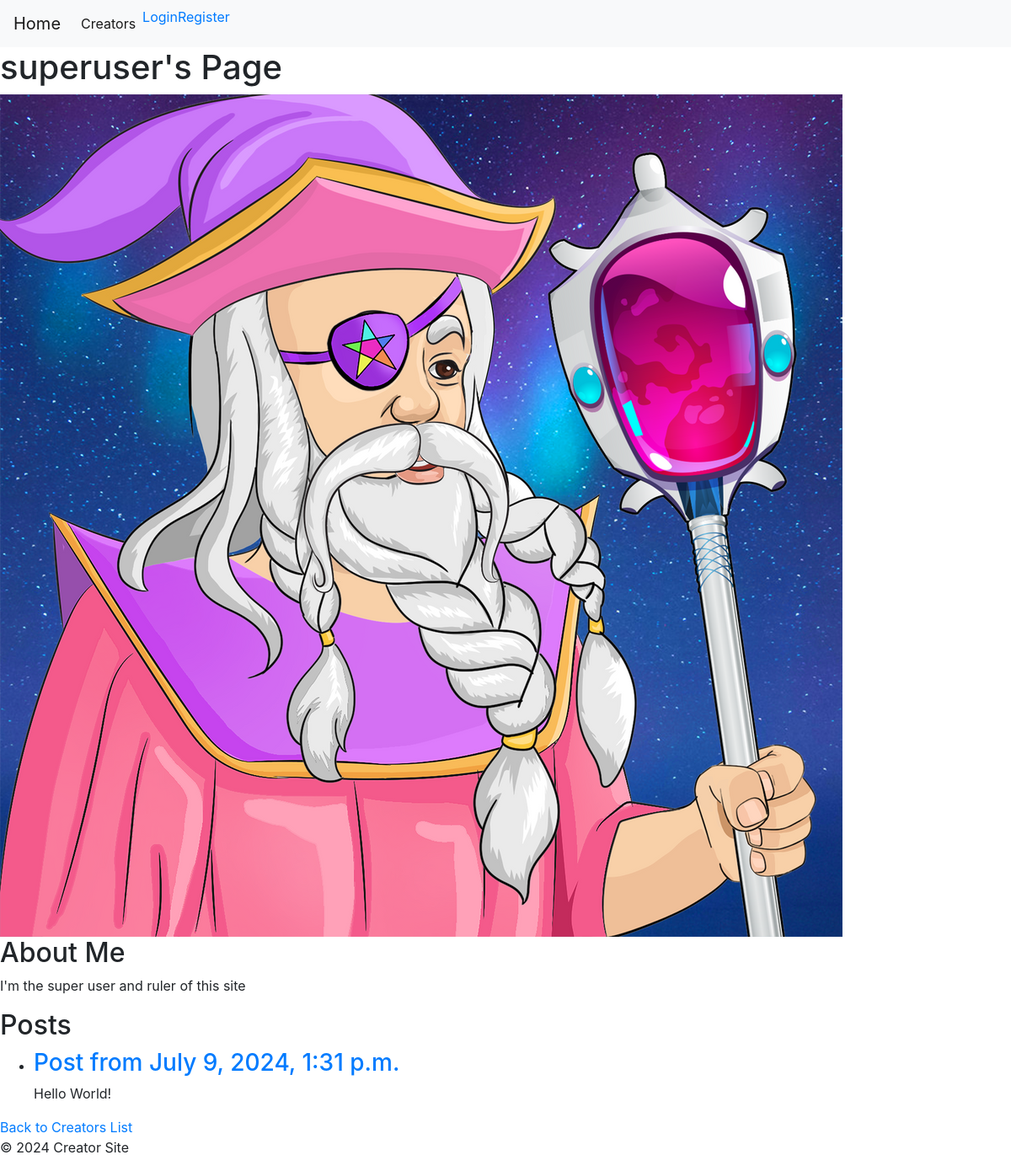
/creator/superuser/, run on the app's committed database.
### creators/models.py (models this page shows, shortened)
class Creator(models.Model):
    CREATOR_TYPES = [
        ('PHOTOGRAPHER', 'Photographer'),
        ('GAME_DEVELOPER', 'Game Developer'),
        ('CONTENT_CREATOR', 'Content Creator'),
        ('ARTIST', 'Artist'),
        ('VOICE_ACTOR', 'Voice Actor'),
        ('OTHER', 'Other'),
    ]
    STATUS_CHOICES = [
        ('PENDING', 'Pending'),
        ('APPROVED', 'Approved'),
        ('REJECTED', 'Rejected'),
    ]
    user = models.OneToOneField(User, on_delete=models.CASCADE)
    avatar = models.ImageField(upload_to='creator_avatars/', null=True, blank=True)
    about_me = models.TextField(blank=True)
    creator_type = models.CharField(max_length=20, choices=CREATOR_TYPES, default='OTHER')
    status = models.CharField(max_length=10, choices=STATUS_CHOICES, default='PENDING')
    request_message = models.TextField(blank=True)
    followers = models.ManyToManyField(User, related_name='following', blank=True)

class Post(models.Model):
    creator = models.ForeignKey('Creator', on_delete=models.CASCADE, related_name='posts')
    content = models.TextField()
    created_at = models.DateTimeField(auto_now_add=True)
    updated_at = models.DateTimeField(auto_now=True)
    comments = models.JSONField(default=list)

### creators/views.py (the view)
# urls.py: path('creator/<str:username>/', views.CreatorAboutMeView.as_view(), name='creator_aboutme'),
class CreatorAboutMeView(DetailView):
    model = Creator
    template_name = 'creators/creator_aboutme.html'
    context_object_name = 'creator'
    def get_object(self, queryset=None):
        username = self.kwargs.get('username')
        return get_object_or_404(Creator, user__username=username)
    def get_context_data(self, **kwargs):
        context = super().get_context_data(**kwargs)
        context['posts'] = self.object.posts.all().order_by('-created_at')
        if self.request.user.is_authenticated:
            context['is_following'] = self.object.followers.filter(id=self.request.user.id).exists()
        return context

### creators/templates/creators/creator_aboutme.html (shortened to what this page needs)
{% extends 'base.html' %}
{% block content %}
    <h1>{{ creator.user.username }}'s Page</h1>
    {% if creator.avatar %}
    <img
      src="{{ creator.avatar.url }}"
      alt="{{ creator.user.username }}'s avatar"
    />
    {% endif %}
    <h2>About Me</h2>
    <p>{{ creator.about_me }}</p>
    <h2>Posts</h2>
    {% if posts %}
    <ul>
      {% for post in posts %}
      <li>
        <h3><a href="{% url 'post_detail' pk=post.id %}">Post from {{ post.created_at }}</a></h3>
        <p>{{ post.content }}</p>
      </li>
      {% endfor %}
    </ul>
    {% else %}
    <p>This creator hasn't posted anything yet.</p>
    {% endif %}
    <a href="{% url 'creator_list' %}">Back to Creators List</a>
{% endblock %}

### static/css/style.css (style rules this page uses)
body { margin: 0; padding: 0; font-family: 'Roboto', sans-serif; background-color: #f0f0f0; }

### data on the page
Creator: user.username "superuser", avatar (picture), about_me "I'm the super user and ruler of this site"
Post: created_at "July 9, 2024, 1:31 p.m.", content "Hello World!"
